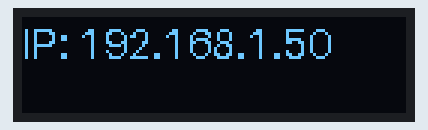
Recording of a program running on a simulated Raspberry Pi (BCM pin numbers). On the bench: 128×32 one-colour display. System figures (address, load, memory, disk, uptime) are fixed made-up values; text uses the font file from the repository; what the program prints to the terminal is not drawn.

Above: at 0.1 s.

The program:

main.py
```python
import netifaces
import time
import driver

def get_address(interface="eth0"):
    if interface not in netifaces.interfaces():
        return None

    addrs = netifaces.ifaddresses(interface)
    if netifaces.AF_INET not in addrs:
        return None

    return addrs[netifaces.AF_INET][0]["addr"]

def setup():
    print("initializing board...")
    driver.init()

def loop():
    address = get_address("wlan0")
    driver.clear()

    if address:
        driver.print((0, 0), "IP: " + address)
    else:
        driver.print((0, 0), "Not connected")

    driver.flush()
    time.sleep(1)

if __name__ == "__main__":
    setup()
    while True: loop()
```

driver.py
```python
import board
import busio
from PIL import Image, ImageDraw, ImageFont
import adafruit_ssd1306

_i2c = None
_oled = None
_image = None
_canvas = None
_font = None

def init():
    global _i2c, _oled, _image, _font
    _i2c = busio.I2C(board.SCL, board.SDA)
    _oled = adafruit_ssd1306.SSD1306_I2C(128, 32, _i2c)
    _font = ImageFont.load_default(size=14)

def clear():
    global _oled, _image, _canvas
    _image = Image.new("1", (_oled.width, _oled.height))
    _canvas = ImageDraw.Draw(_image)

def print(position, text):
    _canvas.text((position), text, font=_font, fill=255)

def flush():
    _oled.image(_image)
    _oled.show()
```
